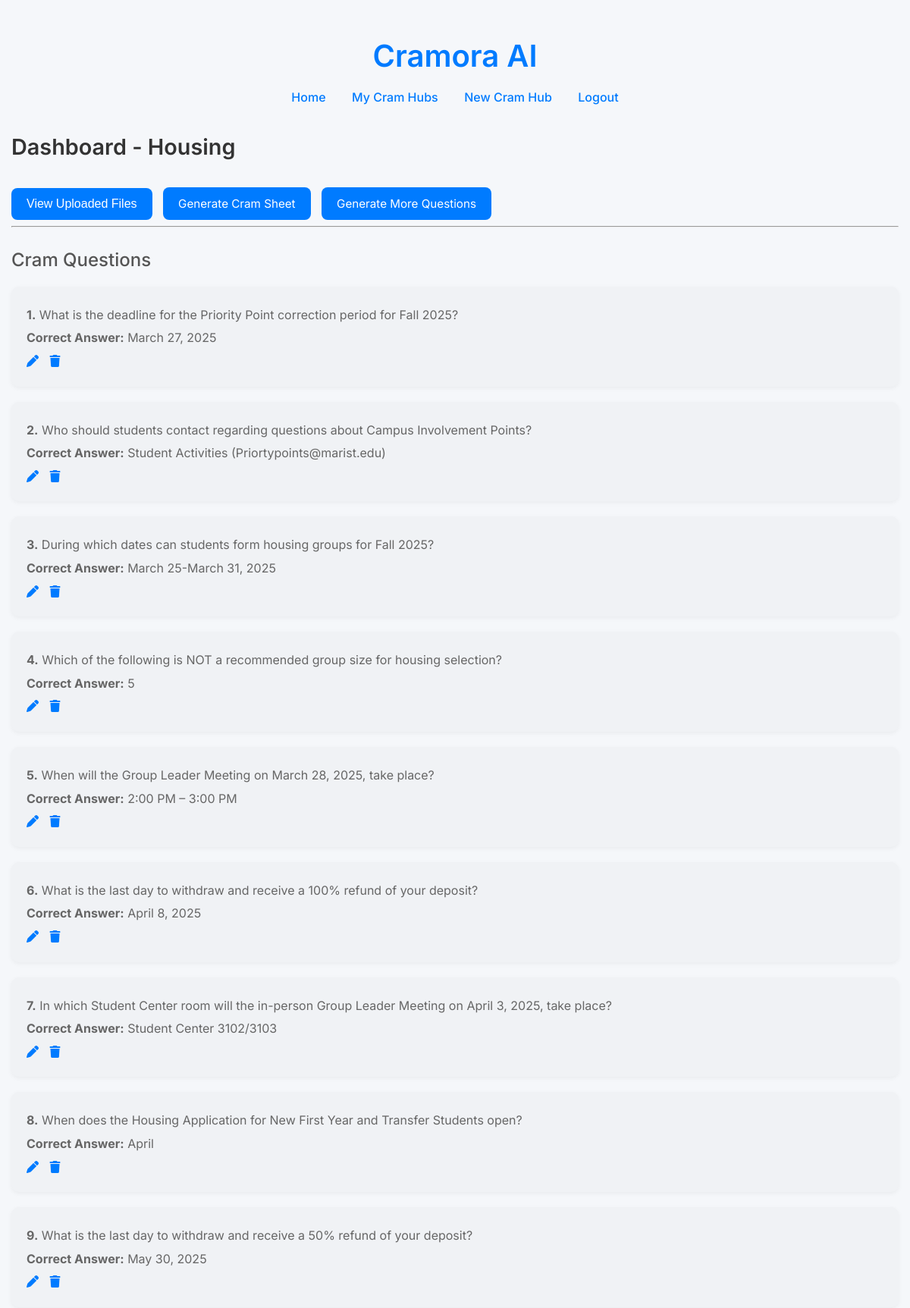
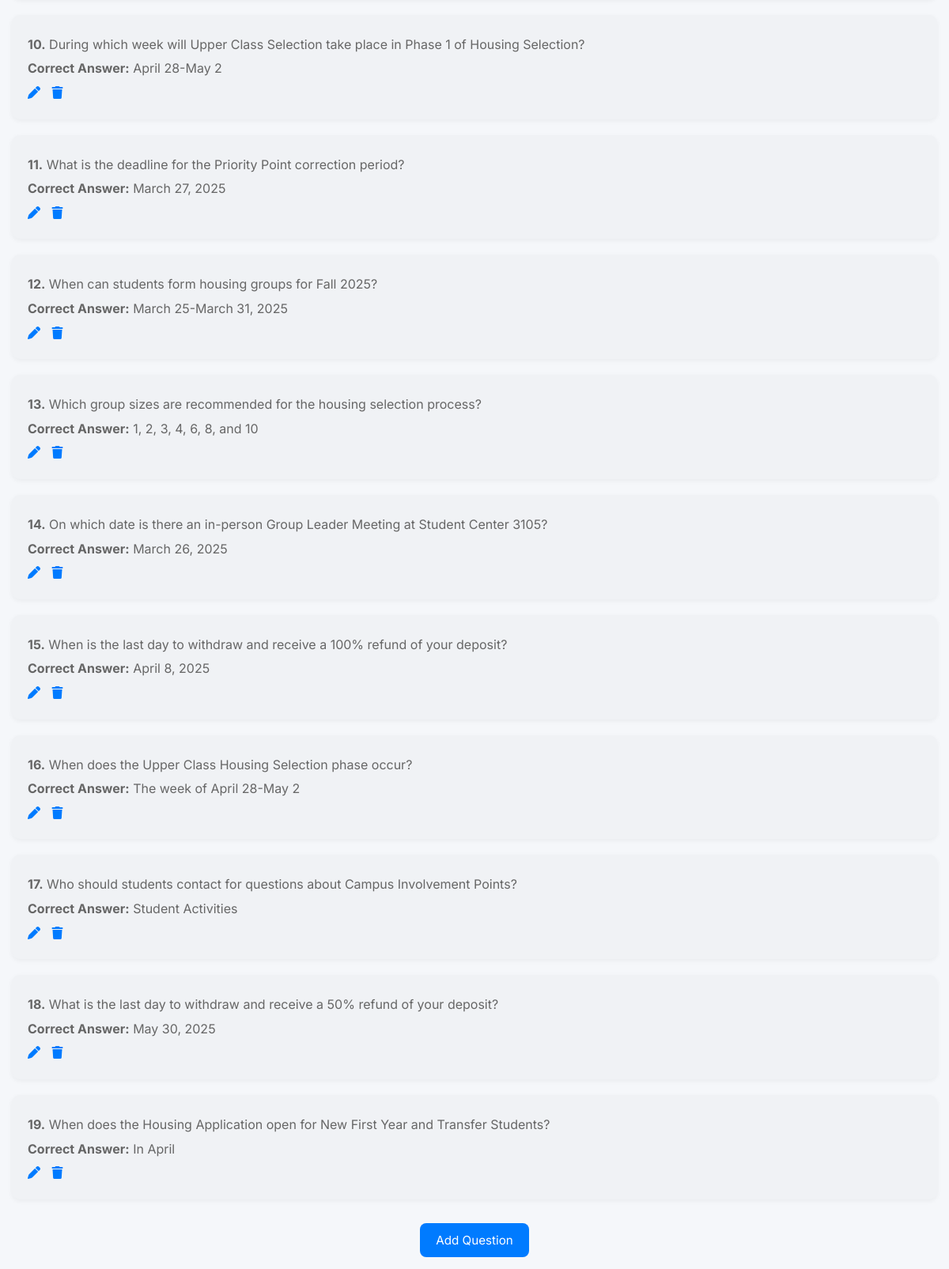
The app's page /cram-hub/2/ (signed in) with its own data (2 pictures, top to bottom).
### cram_app/models.py (models this page shows, shortened)
class CramHub(models.Model):
    user = models.ForeignKey(User, on_delete=models.CASCADE)
    title = models.CharField(max_length=255)
    created_at = models.DateTimeField(auto_now_add=True)

class TestQuestion(models.Model):
    cram_hub = models.ForeignKey('CramHub', on_delete=models.CASCADE, related_name='questions')
    question_text = models.TextField()
    correct_answer = models.CharField(max_length=255)
    wrong_answers = models.JSONField()
    created_at = models.DateTimeField(auto_now_add=True)

### cram_app/views.py (the view)
# urls.py: path("cram-hub/<int:hub_id>/", views.cram_hub_dashboard, name="cram_hub_dashboard"),
@login_required
def cram_hub_dashboard(request, hub_id):
    hub = get_object_or_404(CramHub, id=hub_id, user=request.user)
    return render(request, "cram_app/cram_hub_dashboard.html", {
        "hub": hub,
        "questions": hub.questions.all(),
        "show_questions": hub.questions.exists()
    })

### cram_app/templates/cram_app/cram_hub_dashboard.html (shortened to what this page needs)
{% extends 'cram_app/layout.html' %}
{% block content %}
  <h2>Dashboard - {{ hub.title }}</h2>
  <button onclick="openFileModal()">View Uploaded Files</button>
  <a href="{% url 'generate_cram_sheet' hub.id %}" class="button-link" style="margin-left: 10px;">Generate Cram Sheet</a>
  {% if show_questions %}
    <a href="{% url 'generate_test_questions' hub.id %}" class="button-link" style="margin-left: 10px;">Generate More Questions</a>
  {% else %}
    <a href="{% url 'generate_test_questions' hub.id %}" class="button-link" style="margin-left: 10px;">Generate Questions</a>
  {% endif %}
  {% if hub.questions.exists %}
  <hr>
  <h3>Cram Questions</h3>
  <div class="question-list">
    {% for q in hub.questions.all %}
      <div class="question-box">
        <p><strong>{{ forloop.counter }}.</strong> {{ q.question_text }}</p>
        <p><strong>Correct Answer:</strong> {{ q.correct_answer }}</p>
        <div>
            <a href="{% url 'edit_question' q.id %}" class="edit-link" title="Edit">
                <i class="fas fa-pen"></i>
            </a>
            <form action="{% url 'delete_question' q.id %}" method="post" style="display:inline;">
                <button type="submit" class="delete-link" title="Delete"><i class="fas fa-trash"></i></button>
            </form>
        </div>
      </div>
    {% endfor %}
  </div>
  {% endif %}
  <div class="center-wrapper">
    <a href="{% url 'generate_test_questions' hub.id %}" class="button-link" style="align-self: center;">Add Question</a>
  </div>
{% endblock %}

### cram_app/static/cram_app/style.css (style rules this page uses)
body { font-family: 'Inter', sans-serif; background-color: #f5f7fa; margin: 0; padding: 0; color: #333; line-height: 1.6; padding: 15px; }
button { background-color: #007bff; color: white; padding: 12px 20px; border: none; border-radius: 8px; cursor: pointer; font-size: 1rem; font-weight: 500; transition: background-color 0.3s ease, transform 0.2s ease; margin-top: 10px; }
h2 { font-size: 1.8rem; font-weight: 600; color: #333; margin-bottom: 20px; }
h3 { font-size: 1.5rem; font-weight: 500; color: #555; margin-bottom: 15px; }
p { font-size: 1rem; color: #666; margin-bottom: 20px; }
a.button-link { display: inline-block; background-color: #007bff; color: white; padding: 12px 20px; border-radius: 8px; text-decoration: none; font-size: 0.95rem; font-weight: 400; font-family: inherit; border: none; box-sizing: border-box; line-height: normal; cursor: pointer; transition: background-color 0.3s ease, transform 0.2s ease; margin-top: 10px; }
.question-box { background-color: #f0f2f5; padding: 20px; border-radius: 10px; margin-bottom: 20px; box-shadow: 0 2px 6px rgba(0, 0, 0, 0.05); }
.question-box p { margin: 5px 0; }
.edit-link { all: unset; margin-right: 10px; display: inline-block; color: #007bff; font-weight: 500; cursor: pointer; text-decoration: none; background-color: transparent; border: none; box-shadow: none; padding: 0; transition: color 0.3s ease, text-decoration 0.3s ease, transform 0.2s ease; }
.delete-link { all: unset; display: inline-block; color: #007bff; font-weight: 500; cursor: pointer; text-decoration: none; background-color: transparent; border: none; box-shadow: none; padding: 0; transition: color 0.3s ease, text-decoration 0.3s ease, transform 0.2s ease; }
.center-wrapper { display: flex; justify-content: center; align-items: center; }

### records on screen
CramHub: title "Housing"
TestQuestion: question_text "What is the deadline for the Priority Point correction period for Fall 2025?", correct_answer "March 27, 2025"
TestQuestion: question_text "Who should students contact regarding questions about Campus Involvement Points?", correct_answer "Student Activities (Priortypoints@marist.edu)"
TestQuestion: question_text "During which dates can students form housing groups for Fall 2025?", correct_answer "March 25-March 31, 2025"
TestQuestion: question_text "Which of the following is NOT a recommended group size for housing selection?", correct_answer "5"
TestQuestion: question_text "When will the Group Leader Meeting on March 28, 2025, take place?", correct_answer "2:00 PM – 3:00 PM"
TestQuestion: question_text "What is the last day to withdraw and receive a 100% refund of your deposit?", correct_answer "April 8, 2025"
TestQuestion: question_text "In which Student Center room will the in-person Group Leader Meeting on April 3, 2025, take place?", correct_answer "Student Center 3102/3103"
TestQuestion: question_text "When does the Housing Application for New First Year and Transfer Students open?", correct_answer "April"
TestQuestion: question_text "What is the last day to withdraw and receive a 50% refund of your deposit?", correct_answer "May 30, 2025"
TestQuestion: question_text "During which week will Upper Class Selection take place in Phase 1 of Housing Selection?", correct_answer "April 28-May 2"
TestQuestion: question_text "What is the deadline for the Priority Point correction period?", correct_answer "March 27, 2025"
TestQuestion: question_text "When can students form housing groups for Fall 2025?", correct_answer "March 25-March 31, 2025"
TestQuestion: question_text "Which group sizes are recommended for the housing selection process?", correct_answer "1, 2, 3, 4, 6, 8, and 10"
TestQuestion: question_text "On which date is there an in-person Group Leader Meeting at Student Center 3105?", correct_answer "March 26, 2025"
TestQuestion: question_text "When is the last day to withdraw and receive a 100% refund of your deposit?", correct_answer "April 8, 2025"
TestQuestion: question_text "When does the Upper Class Housing Selection phase occur?", correct_answer "The week of April 28-May 2"
TestQuestion: question_text "Who should students contact for questions about Campus Involvement Points?", correct_answer "Student Activities"
TestQuestion: question_text "What is the last day to withdraw and receive a 50% refund of your deposit?", correct_answer "May 30, 2025"
TestQuestion: question_text "When does the Housing Application open for New First Year and Transfer Students?", correct_answer "In April"
